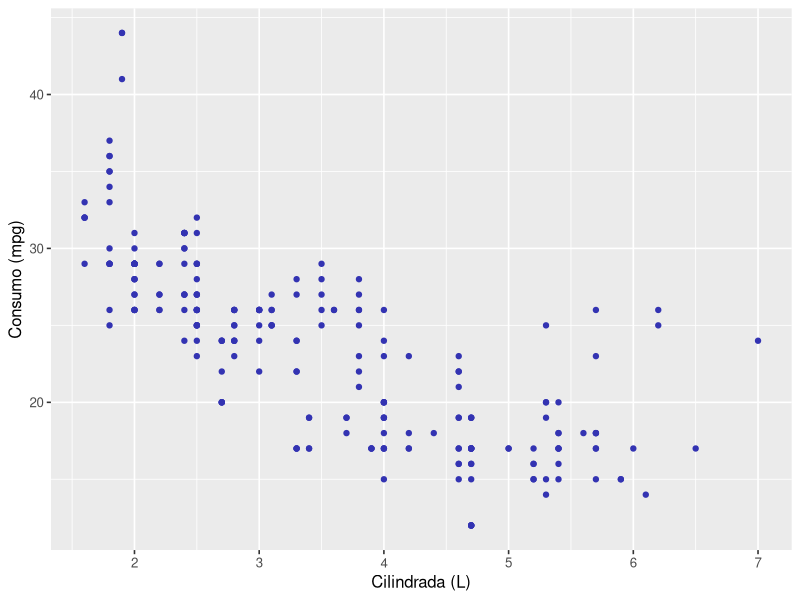

Write R code to recreate this figure.
library(ggplot2)
g <- ggplot(mpg, aes(x = displ, y = hwy)) +   # dados + mapeamento
  geom_point(colour = "#3333B2") +            # camada geométrica
  labs(x = "Cilindrada (L)", y = "Consumo (mpg)") +
  theme_gray(base_size = 12)
ggsave("imagens/gg_basico.pdf", g, width = 4.0, height = 2.6)
